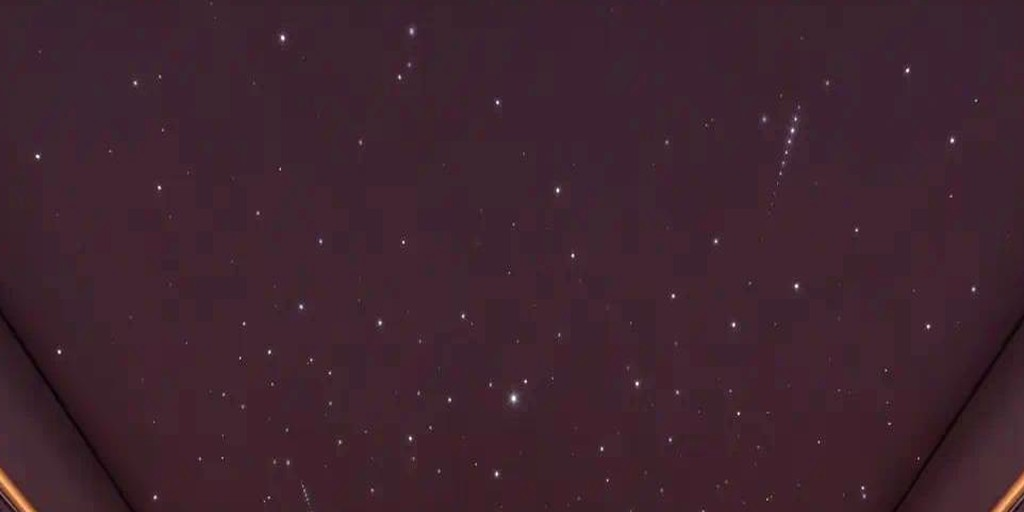
#> input picture src/assets/ref/headliner-star.jpg, 1024 x 512 px
$ python ref_palette.py ../src/assets/ref/headliner-star.jpg
#> lines starting #> are read from the running program, lines starting #| are printed output that depends on the picture
#!/usr/bin/env python3
# -*- coding: utf-8 -*-
"""
参考包贴图吸色（像素级取色，不复制像素进项目）

用途：为程序化石材生成器定色板。只输出统计值（占面积比 / 中位色 / 明暗分位），
不产出任何图像文件，不构成对贴图的重分发。

用法：
  python tools/ref_palette.py <texture.png> [...]  [--json out.json]
"""
import argparse
import json
import os
import sys

try:
    from PIL import Image
except Exception as e:  # noqa: BLE001
    print("[!] 需要 Pillow：%s" % e)
    sys.exit(1)


def hexs(rgb):
    return "#%02x%02x%02x" % tuple(max(0, min(255, int(round(c)))) for c in rgb)


def analyse(path, colors=6, crop=0.6):
#> called with path = '../src/assets/ref/headliner-star.jpg', colors = 6, crop = 0.6
    im = Image.open(path).convert("RGB")
#> im is the input picture: PIL image 1024x512 RGB; mean R, G, B 62.9, 35.6, 46.7
    w, h = im.size
#> w = 1024; h = 512
    cw, ch = int(w * crop), int(h * crop)
#> cw = 614; ch = 307
    im = im.crop(((w - cw) // 2, (h - ch) // 2, (w + cw) // 2, (h + ch) // 2))
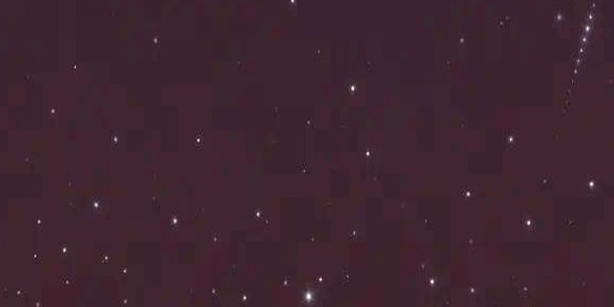
#> im: PIL image 614x307 RGB; mean R, G, B 64.1, 36.6, 48.3
    small = im.resize((256, 256), Image.LANCZOS)
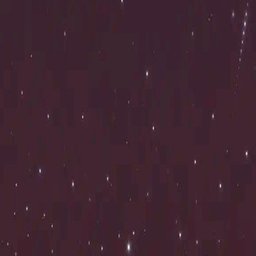
#> small: PIL image 256x256 RGB; mean R, G, B 64.1, 36.6, 48.3
    q = small.quantize(colors=colors, method=Image.MEDIANCUT)
    pal = q.getpalette()
#> pal = [66, 41, 51, 67, 37, 48, 63, 37, 48, 64, 36, 48, 62, 35, 47, 63, 34, 47]
    counts = q.getcolors()
#> counts = [(3096, 0), (21720, 1), (10201, 2), (3600, 3), (21438, 4), (5481, 5)]
    counts.sort(reverse=True)
    total = 256 * 256
    out = []
    for cnt, idx in counts:
        rgb = pal[idx * 3: idx * 3 + 3]
        out.append({"hex": hexs(rgb), "rgb": rgb, "share": round(cnt / total, 4)})
#> this loop made 6 passes
#> (cnt, idx, rgb) on passes 1 to 6: (21720, 1, [67, 37, 48]), (21438, 4, [62, 35, 47]), (10201, 2, [63, 37, 48]), (5481, 5, [63, 34, 47]), (3600, 3, [64, 36, 48]), (3096, 0, [66, 41, 51])
#> after the loop, out = 6 items
    # 明暗分位（亮度）
    px = list(small.getdata())
#> px = 65536 items
    lum = sorted(0.2126 * p[0] + 0.7152 * p[1] + 0.0722 * p[2] for p in px)
#> lum = 65536 items
    pct = {k: hexs([0, 0, 0]) for k in ()}
    def at(f):
        return lum[int(f * (len(lum) - 1))]
    p = {k: round(at(v), 1) for k, v in
         {"p05": 0.05, "p25": 0.25, "p50": 0.50, "p75": 0.75, "p95": 0.95}.items()}
#> p = {'p05': 40.7, 'p25': 41.5, 'p50': 43.2, 'p75': 44.2, 'p95': 45.2}
    med = px[len(px) // 2]
#> med = (67, 38, 49)
    # 暖冷倾向：R-B 差
    warm = sum(p[0] - p[2] for p in px) / len(px)
#> warm = 15.8
    sat = sum(max(p) - min(p) for p in px) / len(px)
#> sat = 27.54
    return {
        "file": os.path.basename(path),
        "size": [w, h],
        "dominant": out,
        "lum_pct": p,
        "median_rgb": list(med),
        "median_hex": hexs(med),
        "warm_bias_R-B": round(warm, 2),
        "mean_sat": round(sat, 2),
    }


def main():
    ap = argparse.ArgumentParser()
    ap.add_argument("files", nargs="+")
    ap.add_argument("--json", default="")
    ap.add_argument("--colors", type=int, default=6)
    args = ap.parse_args()
    res = []
    for f in args.files:
        try:
            r = analyse(f, args.colors)
#> r = 8 items
        except Exception as e:  # noqa: BLE001
            print("[!] %s: %s" % (f, e))
            continue
        res.append(r)
        print("=" * 96)
        print("%s  %dx%d  中位 %s  R-B %+.1f  meanSat %.1f" % (
            r["file"], r["size"][0], r["size"][1], r["median_hex"], r["warm_bias_R-B"], r["mean_sat"]))
#| headliner-star.jpg  1024x512  中位 #432631  R-B +15.8  meanSat 27.5
        print("  亮度分位 " + "  ".join("%s=%.0f" % (k, v) for k, v in r["lum_pct"].items()))
#|   亮度分位 p05=41  p25=42  p50=43  p75=44  p95=45
        for d in r["dominant"]:
            bar = "█" * max(1, int(d["share"] * 40))
            print("  %s %-9s %5.1f%%  %s" % (d["hex"], str(tuple(d["rgb"])), d["share"] * 100, bar))
#> this loop made 6 passes
#> (d, bar) on passes 1 to 6: ({'hex': '#432530', 'rgb': [67, 37, 48], 'share': 0.331}, '█████████████'), ({'hex': '#3e232f', 'rgb': [62, 35, 47], 'share': 0.327}, '█████████████'), ({'hex': '#3f2530', 'rgb': [63, 37, 48], 'share': 0.156}, '██████'), ({'hex': '#3f222f', 'rgb': [63, 34, 47], 'share': 0.0836}, '███'), ({'hex': '#402430', 'rgb': [64, 36, 48], 'share': 0.0549}, '██'), ({'hex': '#422933', 'rgb': [66, 41, 51], 'share': 0.0472}, '█')
#|   #432530 (67, 37, 48)  33.1%  █████████████
#|   #3e232f (62, 35, 47)  32.7%  █████████████
#|   #3f2530 (63, 37, 48)  15.6%  ██████
#|   #3f222f (63, 34, 47)   8.4%  ███
#|   #402430 (64, 36, 48)   5.5%  ██
#|   #422933 (66, 41, 51)   4.7%  █
    if args.json:
        with open(args.json, "w", encoding="utf-8") as fh:
            json.dump(res, fh, ensure_ascii=False, indent=1)
        print("\nJSON → %s" % args.json)


if __name__ == "__main__":
    main()
